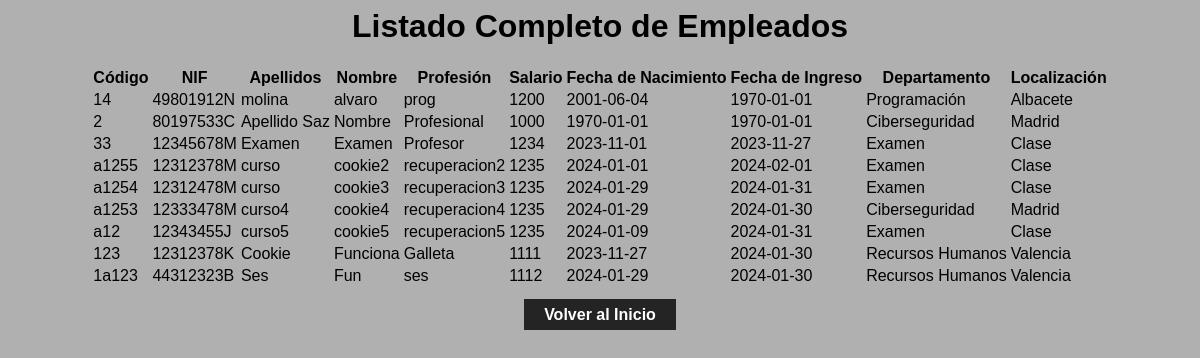
Screenshot of /controlador/ControladorListadoCompletoEmpleados.php with the database file from the repository.
### tables this page shows
CREATE TABLE `empleado` (
  `id` int(11) NOT NULL,
  `codigo` varchar(50) NOT NULL,
  `nif` varchar(9) NOT NULL,
  `apellidos` varchar(25) NOT NULL,
  `nombre` varchar(15) NOT NULL,
  `profesion` varchar(15) NOT NULL,
  `salario` double NOT NULL,
  `fechaNac` date NOT NULL,
  `fechaIng` date NOT NULL,
  `idDepartamento` int(11) DEFAULT NULL,
  `idCurso` int(11) DEFAULT NULL,
  `idSeguro` int(11) DEFAULT NULL
);

CREATE TABLE `departamento` (
  `id` int(11) NOT NULL,
  `codigo` varchar(2) NOT NULL,
  `descripcion` varchar(50) NOT NULL,
  `localizacion` varchar(50) NOT NULL
);

### dao/conexionBD.php (called while the page is built, shortened)
<?php
class conexionBD {
    private $conexion;
public function __construct(){
    $this->conexion = new mysqli('localhost', 'root', '', 'bd_empleados_2023_php');
    $this->conexion->set_charset("utf8");
    $this->error = $this->conexion->connect_errno;
}
public function ListadoCompletoEmpleados(){
    $query = "SELECT empleado.*, departamento.descripcion AS departamento, departamento.localizacion
              FROM empleado
              INNER JOIN departamento ON empleado.idDepartamento = departamento.id";
    $result = $this->conexion->query($query);
    $empleados = [];
    while ($row = $result->fetch_assoc()) {
        $empleados[] = $row;
    }
    return $empleados;
}
}

### vista/VistaListadoCompletoEmpleados.php (the view, shortened to what this page needs)
<html>
    <head>
        <link rel="stylesheet" type="text/css" href="../css/styles.css">
    </head>
    <body>
        <h1>Listado Completo de Empleados</h1>
        <?php
        if (!empty($empleados)) {
            echo "<center><table>
                <tr>
                    <th>Código</th>
                    <th>NIF</th>
                    <th>Apellidos</th>
                    <th>Nombre</th>
                    <th>Profesión</th>
                    <th>Salario</th>
                    <th>Fecha de Nacimiento</th>
                    <th>Fecha de Ingreso</th>
                    <th>Departamento</th>
                    <th>Localización</th>
                </tr>";
            foreach ($empleados as $empleado) {
                echo "<tr>";
                echo "<td>" . $empleado['codigo'] . "</td>";
                echo "<td>" . $empleado['nif'] . "</td>";
                echo "<td>" . $empleado['apellidos'] . "</td>";
                echo "<td>" . $empleado['nombre'] . "</td>";
                echo "<td>" . $empleado['profesion'] . "</td>";
                echo "<td>" . $empleado['salario'] . "</td>";
                echo "<td>" . $empleado['fechaNac'] . "</td>";
                echo "<td>" . $empleado['fechaIng'] . "</td>";
                echo "<td>" . $empleado['departamento'] . "</td>";
                echo "<td>" . $empleado['localizacion'] . "</td>";
                echo "</tr>";
            }
            echo "</table></center>";
        } else {
            echo "<p>No hay empleados registrados.</p>";
        }
        ?>
        <br>
        <a class="volver" href="../vista/MenuGeneral.php">Volver al Inicio</a>
    </body>
</html>

### controlador/ControladorListadoCompletoEmpleados.php
<?php
include '../dao/conexionBD.php';
try {
    $db = new conexionBD();
    $empleados = $db->ListadoCompletoEmpleados();
    if (!empty($empleados)) {
        include '../vista/VistaListadoCompletoEmpleados.php';
        exit();
    } else {
        throw new Exception("No hay empleados registrados.");
    }
} catch (Exception $e) {
    header("Location: ../vista/MensajeListadoCompletoEmpleados.php?error=true&mensaje=" . urlencode($e->getMessage()));
    exit();
} catch (Exception $e) {
    header("Location: ../vista/MensajeListadoCompletoEmpleados.php?error=true&mensaje=Error inesperado. Por favor, inténtelo de nuevo.");
    exit();
}

### css/styles.css (style rules this page uses)
body { background-color: #b0b0b0; font-family: arial; text-align: center; }
.volver { background-color: #242424; color: #ffffff; padding: 7px; padding-left: 20px; padding-right: 20px; font-weight: bold; text-decoration: none; }

### rows the page displays
empleado: codigo "14", nif "49801912N", apellidos "molina", nombre "alvaro", profesion "prog", salario "1200", fechaNac "2001-06-04", fechaIng "1970-01-01", idDepartamento.descripcion "Programación", idDepartamento.localizacion "Albacete"
empleado: codigo "2", nif "80197533C", apellidos "Apellido Saz", nombre "Nombre", profesion "Profesional", salario "1000", fechaNac "1970-01-01", fechaIng "1970-01-01", idDepartamento.descripcion "Ciberseguridad", idDepartamento.localizacion "Madrid"
empleado: codigo "33", nif "12345678M", apellidos "Examen", nombre "Examen", profesion "Profesor", salario "1234", fechaNac "2023-11-01", fechaIng "2023-11-27", idDepartamento.descripcion "Examen", idDepartamento.localizacion "Clase"
empleado: codigo "a1255", nif "12312378M", apellidos "curso", nombre "cookie2", profesion "recuperacion2", salario "1235", fechaNac "2024-01-01", fechaIng "2024-02-01", idDepartamento.descripcion "Examen", idDepartamento.localizacion "Clase"
empleado: codigo "a1254", nif "12312478M", apellidos "curso", nombre "cookie3", profesion "recuperacion3", salario "1235", fechaNac "2024-01-29", fechaIng "2024-01-31", idDepartamento.descripcion "Examen", idDepartamento.localizacion "Clase"
empleado: codigo "a1253", nif "12333478M", apellidos "curso4", nombre "cookie4", profesion "recuperacion4", salario "1235", fechaNac "2024-01-29", fechaIng "2024-01-30", idDepartamento.descripcion "Ciberseguridad", idDepartamento.localizacion "Madrid"
empleado: codigo "a12", nif "12343455J", apellidos "curso5", nombre "cookie5", profesion "recuperacion5", salario "1235", fechaNac "2024-01-09", fechaIng "2024-01-31", idDepartamento.descripcion "Examen", idDepartamento.localizacion "Clase"
empleado: codigo "123", nif "12312378K", apellidos "Cookie", nombre "Funciona", profesion "Galleta", salario "1111", fechaNac "2023-11-27", fechaIng "2024-01-30", idDepartamento.descripcion "Recursos Humanos", idDepartamento.localizacion "Valencia"
empleado: codigo "1a123", nif "44312323B", apellidos "Ses", nombre "Fun", profesion "ses", salario "1112", fechaNac "2024-01-29", fechaIng "2024-01-30", idDepartamento.descripcion "Recursos Humanos", idDepartamento.localizacion "Valencia"
